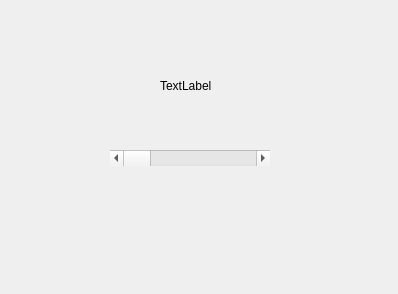
<?xml version="1.0" encoding="UTF-8"?>
<ui version="4.0">
 <class>Widget</class>
 <widget class="QWidget" name="Widget">
  <property name="geometry">
   <rect>
    <x>0</x>
    <y>0</y>
    <width>398</width>
    <height>294</height>
   </rect>
  </property>
  <property name="windowTitle">
   <string>Widget</string>
  </property>
  <widget class="QLabel" name="label">
   <property name="geometry">
    <rect>
     <x>160</x>
     <y>80</y>
     <width>54</width>
     <height>12</height>
    </rect>
   </property>
   <property name="text">
    <string>TextLabel</string>
   </property>
  </widget>
  <widget class="QScrollBar" name="horizontalScrollBar">
   <property name="geometry">
    <rect>
     <x>110</x>
     <y>150</y>
     <width>160</width>
     <height>16</height>
    </rect>
   </property>
   <property name="orientation">
    <enum>Qt::Horizontal</enum>
   </property>
  </widget>
 </widget>
 <layoutdefault spacing="6" margin="11"/>
 <resources/>
 <connections>
  <connection>
   <sender>horizontalScrollBar</sender>
   <signal>valueChanged(int)</signal>
   <receiver>label</receiver>
   <slot>setNum(int)</slot>
   <hints>
    <hint type="sourcelabel">
     <x>181</x>
     <y>156</y>
    </hint>
    <hint type="destinationlabel">
     <x>186</x>
     <y>86</y>
    </hint>
   </hints>
  </connection>
 </connections>
</ui>
